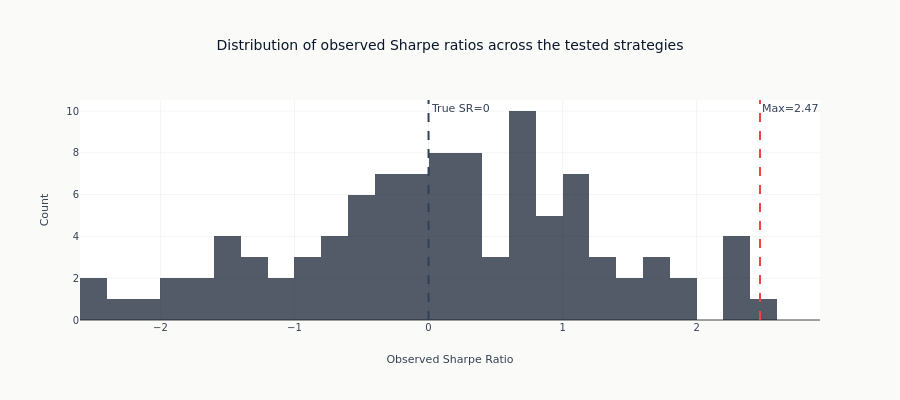

The cell this chart's notebook holds for it:
### Markdown cell above
Two predictions are printed because they are different objects and the difference matters. The
$\sqrt{2\log N}$ expression is the familiar back-of-envelope bound, and it is a bound: it sits
above the expectation rather than on it. The extreme-value expression is the expected maximum,
and it is the one the deflated Sharpe ratio uses internally.

Both sit above the maximum this particular batch produced, which is the third thing worth
noticing. The largest of a hundred draws is itself a random variable with a wide distribution,
so a single batch landing below its own expectation is ordinary. The correction is built on the
expectation, not on what one batch happened to do.

The variance of Sharpe ratios across trials is printed for the same reason: it is an input to
the correction, not a description of the output. Its true value here is fixed by the record
length rather than by anything about the strategies - at a year of daily data it is close to one
- and the *measured* value across a hundred trials swings by a third of itself from one draw to
the next. Every section below feeds it the measured value rather than a nominal one, so the
correction that follows carries that noise too.

### Code cell
# Visualize the distribution
fig = go.Figure()

fig.add_trace(
    go.Histogram(
        x=results["sharpes"],
        nbinsx=30,
        name="Observed Sharpes",
        marker_color=COLORS["blue"],
        opacity=0.7,
    )
)

# Add markers
fig.add_vline(
    x=0,
    line_dash="dash",
    line_color=COLORS["neutral"],
    annotation_text="True SR=0",
)
fig.add_vline(
    x=results["max_sharpe"],
    line_dash="dash",
    line_color=COLORS["negative"],
    annotation_text=f"Max={results['max_sharpe']:.2f}",
)

fig.update_layout(
    title="Distribution of observed Sharpe ratios across the tested strategies",
    xaxis_title="Observed Sharpe Ratio",
    yaxis_title="Count",
    height=400,
)
show_plotly_with_alt(
    fig,
    f"Histogram of the {NULL_STRATEGIES:,} observed Sharpe ratios from strategies simulated with "
    "no edge at all, with a dashed vertical line at the true Sharpe of zero and a second at the "
    f"sample maximum of {results['max_sharpe']:.2f}. The distribution is centred on zero and "
    f"spans {results['min_sharpe']:.2f} to {results['max_sharpe']:.2f}, so searching this many "
    "worthless strategies produces one that looks good.",
)

### Figure 1 — Plotly figure (JSON) as saved in the notebook; plotly's stock layout.template omitted (floating-point values rounded to 4 significant figures)
{"data": [{"marker": {"color": "#0a1628"}, "name": "Observed Sharpes", "nbinsx": 30, "opacity": 0.7, "type": "histogram", "x": [-0.8189, 0.3619, -1.446, 0.09636, -0.2564, 0.2015, -2.55, -2.342, -0.3706, 0.6397, 0.6812, 0.9938, 0.4278, 0.0742, 1.122, -1.493, 0.9471, -0.7988, -0.4206, -2.085, 0.2499, 0.7658, 1.125, 1.252, 0.21, 1.678, -0.5581, -0.0478, 0.9891, -1.435, -1.967, -0.1157, 0.6167, 1.623, -0.3644, -0.06534, -2.578, -1.271, 0.722, -0.7845, -0.4151, -0.6457, -0.08672, 1.857, -1.765, 0.2418, -1.431, -0.1477, -0.8647, -0.3283, 0.1905, -1.174, -0.5942, 0.6701, 1.145, 0.2503, -0.2508, 0.8648, 1.017, -0.6383, -0.3848, -0.3114, 0.4184, 0.01314, 0.333, 0.1111, 1.26, 2.356, 0.9304, 1.58, 0.1027, 2.313, -1.822, -0.5605, 1.639, 0.7921, 1.058, 0.7095, 2.473, 2.351, 0.4667, -0.9587, 0.2606, -1.008, 0.1027, 0.7138, -1.294, 0.1623, -0.08529, -0.06635, -0.5714, 2.315, 1.007, 1.048, 1.969, -1.353, 0.6392, 1.398, 1.521, -1.797]}], "layout": {"annotations": [{"showarrow": false, "text": "True SR=0", "x": 0, "xanchor": "left", "xref": "x", "y": 1, "yanchor": "top", "yref": "y domain"}, {"showarrow": false, "text": "Max=2.47", "x": 2.473, "xanchor": "left", "xref": "x", "y": 1, "yanchor": "top", "yref": "y domain"}], "height": 400, "shapes": [{"line": {"color": "#334155", "dash": "dash"}, "type": "line", "x0": 0, "x1": 0, "xref": "x", "y0": 0, "y1": 1, "yref": "y domain"}, {"line": {"color": "#ef4444", "dash": "dash"}, "type": "line", "x0": 2.473, "x1": 2.473, "xref": "x", "y0": 0, "y1": 1, "yref": "y domain"}], "title": {"text": "Distribution of observed Sharpe ratios across the tested strategies"}, "xaxis": {"title": {"text": "Observed Sharpe Ratio"}}, "yaxis": {"title": {"text": "Count"}}}}
